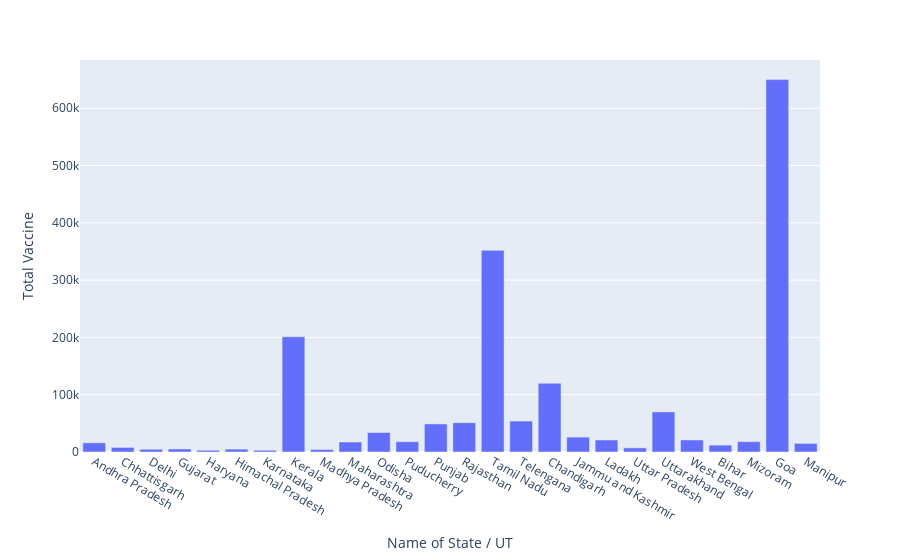

This figure's notebook cell:
### Code cell
px.bar(df,x='Name of State / UT',y='Total Vaccine')

### Figure 1 — Plotly figure (JSON) as saved in the notebook; plotly's stock layout.template omitted (floating-point values rounded to 4 significant figures)
{"data": [{"alignmentgroup": "True", "hovertemplate": "Name of State / UT=%{x}<br>Total Vaccine=%{y}<extra></extra>", "legendgroup": "", "marker": {"color": "#636efa", "pattern": {"shape": ""}}, "name": "", "offsetgroup": "", "orientation": "v", "showlegend": false, "textposition": "auto", "type": "bar", "x": ["Andhra Pradesh", "Chhattisgarh", "Delhi", "Gujarat", "Haryana", "Himachal Pradesh", "Karnataka", "Kerala", "Madhya Pradesh", "Maharashtra", "Odisha", "Puducherry", "Punjab", "Rajasthan", "Tamil Nadu", "Telengana", "Chandigarh", "Jammu and Kashmir", "Ladakh", "Uttar Pradesh", "Uttarakhand", "West Bengal", "Bihar", "Mizoram", "Goa", "Manipur"], "xaxis": "x", "y": [16000, 8000, 4800, 5300, 3000, 5000, 3000, 201000, 4300, 17400, 34000, 18000, 49000, 51000, 352000, 54000, 120000, 26000, 21000, 7200, 70000, 21000, 12000, 18000, 650000, 15000], "yaxis": "y"}], "layout": {"barmode": "relative", "legend": {"tracegroupgap": 0}, "margin": {"t": 60}, "xaxis": {"anchor": "y", "domain": [0, 1], "title": {"text": "Name of State / UT"}}, "yaxis": {"anchor": "x", "domain": [0, 1], "title": {"text": "Total Vaccine"}}}}
